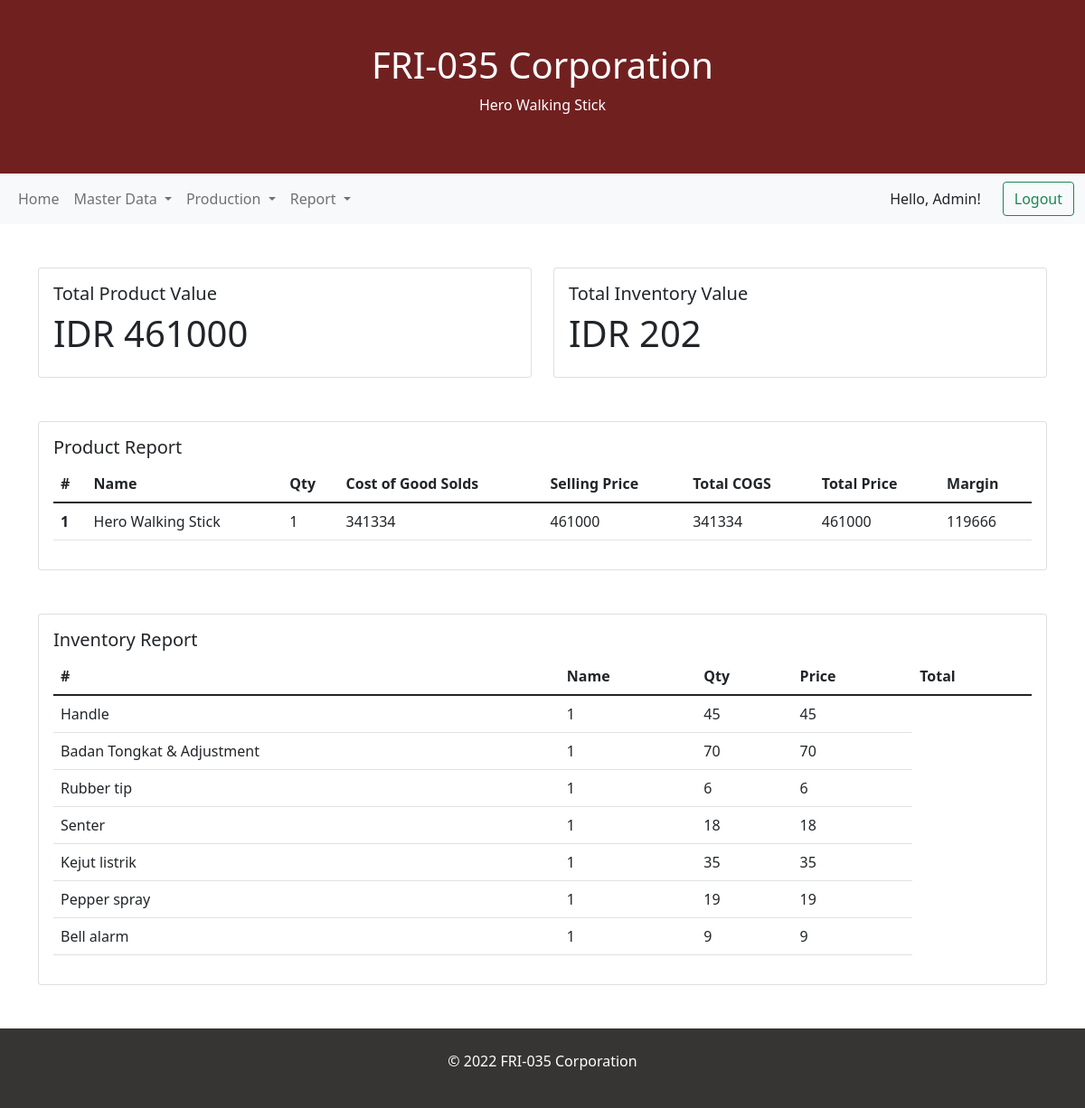
The page /report/accounting.php (signed in) on the database its author committed.
### tables this page shows
CREATE TABLE `product` (
  `id` int(11) NOT NULL,
  `name` varchar(255) NOT NULL,
  `qty` int(11) NOT NULL,
  `cogs` bigint(20) NOT NULL,
  `selling_price` bigint(20) NOT NULL
);

CREATE TABLE `raw_material` (
  `id` int(11) NOT NULL,
  `name` varchar(255) NOT NULL,
  `qty` int(11) NOT NULL,
  `price` bigint(20) NOT NULL
);

### model/Product.php (called while the page is built, shortened)
<?php
class Product extends Database
{
    function __construct()
    {
        $this->connection = mysqli_connect($this->host, $this->username, $this->password, $this->database);
    }
    function productValues(){
		$query = "SELECT *,(qty*selling_price) as total,(cogs*qty) as total_cogs,((qty*selling_price)-(cogs*qty)) as margin FROM product";
		$data = mysqli_query($this->connection, $query);
		return $data;
	}
    function totalProductValues(){
		$query = "SELECT sum(qty*selling_price) FROM product";
		$data = mysqli_query($this->connection, $query);
		$total = mysqli_fetch_row($data);
		return $total[0];
	}
}

### model/RawMaterial.php (called while the page is built, shortened)
<?php
class RawMaterial extends Database
{
	function __construct()
	{
		$this->connection = mysqli_connect($this->host, $this->username, $this->password, $this->database);
	}
	function rawMaterialValues(){
		$query = "SELECT *,(qty*price) as total FROM raw_material";
		$data = mysqli_query($this->connection, $query);
		return $data;
	}
	function totalRawMaterialValues(){
		$query = "SELECT sum(qty*price) as total FROM raw_material";
		$data = mysqli_query($this->connection, $query);
		$total = mysqli_fetch_row($data);
		return $total[0];
	}
}

### report/accounting.php (the view, shortened to what this page needs)
<?php
include '../model/Product.php';
include '../model/RawMaterial.php';
$material = new RawMaterial();
$product = new Product();
$materials =$material-> rawMaterialValues();
$material_value = $material->totalRawmaterialValues();
$products=$product->productValues();
$product_value = $product->totalProductValues();
?>
<!DOCTYPE html>
<html lang="en">
<head>
    <link href="https://cdn.jsdelivr.net/npm/bootstrap@5.1.3/dist/css/bootstrap.min.css" rel="stylesheet">
</head>
<body>
    <div class="p-5  text-white text-center" style="background-color : #712020;">
        <h1>FRI-035 Corporation</h1>
        <p>Hero Walking Stick</p>
    </div>
    <?php include('../navigation/index.php') ?>
    <div class="container mt-5">
        <div class="row mb-5">
            <div class="col-lg-6">
                <div class="card">
                    <div class="card-body">
                        <h5 class="card-title"> Total Product Value</h5>
                        <h1 class="text-mute">IDR <?= $product_value?></h1>
                    </div>
                </div>
            </div>
            <div class="col-lg-6">
                <div class="card">
                    <div class="card-body">
                        <h5 class="card-title"> Total Inventory Value</h5>
                        <h1 class="text-mute">IDR <?=$material_value?></h1>
                    </div>
                </div>
            </div>
        </div>
        <div class="row">
            <div class="col-lg-12">
                <div class="card">
                    <div class="card-body">
                        <div class="row">
                            <div class="col-6">
                                <h5 class="card-title">Product Report</h5>
                            </div>
                        </div>
                        <table class="table">
                            <thead>
                                <tr>
                                    <th scope="col">#</th>
                                    <th scope="col">Name</th>
                                    <th scope="col">Qty</th>
                                    <th scope="col">Cost of Good Solds</th>
                                    <th scope="col">Selling Price</th>
                                    <th scope="col">Total COGS</th>
                                    <th scope="col">Total Price</th>
                                    <th scope="col">Margin</th>
                                </tr>
                            </thead>
                            <tbody>
                                <?php $i = 1;
                                foreach ($products as $product) { ?>
                                    <tr>
                                        <th scope="row"><?= $i?></th>
                                        <td><?= $product['name'] ?></td>
                                        <td><?= $product['qty'] ?></td>
                                        <td><?= $product['cogs'] ?></td>
                                        <td><?= $product['selling_price'] ?></td>
                                        <td><?= $product['total_cogs'] ?></td>
                                        <td><?= $product['total'] ?></td>
                                        <td><?= $product['margin'] ?></td>
                                    </tr>
                                <?php $i++;
                                } ?>
                            </tbody>
                        </table>
                    </div>
                </div>
            </div>
            <div class="col-lg-12 mt-5">
                <div class="card">
                    <div class="card-body">
                        <div class="row">
                            <div class="col-6">
                                <h5 class="card-title">Inventory Report</h5>
                            </div>
                        </div>
                        <table class="table">
                            <thead>
                                <tr>
                                    <th scope="col">#</th>
                                    <th scope="col">Name</th>
                                    <th scope="col">Qty</th>
                                    <th scope="col">Price</th>
                                    <th scope="col">Total</th>
                                </tr>
                            </thead>
                            <tbody>
                                <?php $i = 1;
                                foreach ($materials as $material) { ?>
                                    <tr>
                                        <td><?= $material['name'] ?></td>
                                        <td><?= $material['qty'] ?></td>
                                        <td><?= $material['price'] ?></td>
                                        <td><?= $material['total'] ?></td>
                                    </tr>
                                <?php $i++;
                                } ?>
                            </tbody>
                        </table>
                    </div>
                </div>
            </div>
        </div>
    </div>
    <div class="mt-5 p-4  text-white text-center" style="background-color:#373434">
        <p>&copy 2022 FRI-035 Corporation</p>
    </div>
</body>
</html>

### rows shown on the page
product: name "Hero Walking Stick", qty "1", cogs "341334", selling_price "461000", total_cogs "341334", total "461000", margin "119666"
raw_material: name "Handle", qty "1", price "45", total "45"
raw_material: name "Badan Tongkat & Adjustment", qty "1", price "70", total "70"
raw_material: name "Rubber tip", qty "1", price "6", total "6"
raw_material: name "Senter", qty "1", price "18", total "18"
raw_material: name "Kejut listrik", qty "1", price "35", total "35"
raw_material: name "Pepper spray", qty "1", price "19", total "19"
raw_material: name "Bell alarm", qty "1", price "9", total "9"

### other values the page prints
$_SESSION['name'] "Admin"
$product_value "461000"
$material_value "202"
